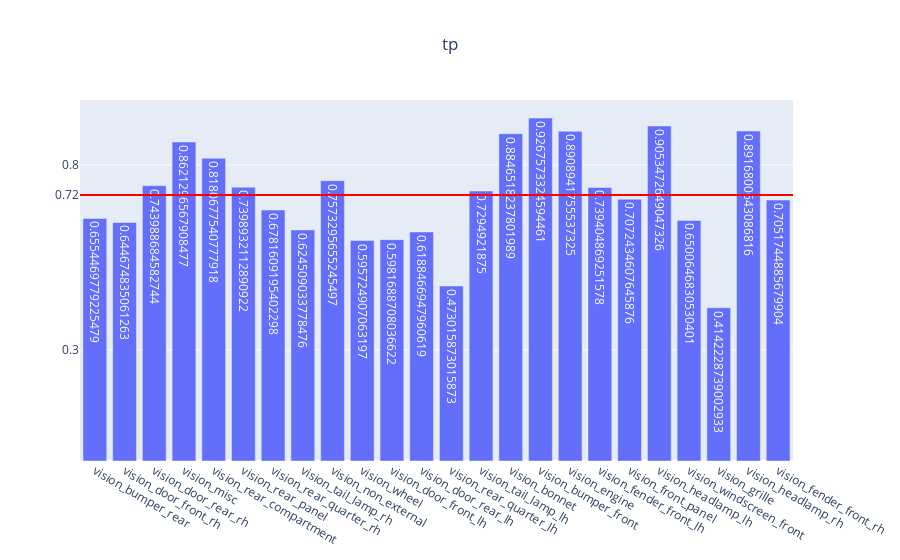

Source (notebook cell):
### Code cell
genVisMulitlabel(partEvalMetrics, "tp")

### Figure 1 — Plotly figure (JSON) as saved in the notebook; plotly's stock layout.template omitted (floating-point values rounded to 4 significant figures)
{"data": [{"text": [0.6554, 0.6447, 0.744, 0.8621, 0.8181, 0.7399, 0.6782, 0.6245, 0.7573, 0.5957, 0.5982, 0.6188, 0.473, 0.7295, 0.8847, 0.9268, 0.8909, 0.7394, 0.7072, 0.9053, 0.6501, 0.4142, 0.8917, 0.7052], "type": "bar", "x": ["vision_bumper_rear", "vision_door_front_rh", "vision_door_rear_rh", "vision_misc", "vision_rear_compartment", "vision_rear_panel", "vision_rear_quarter_rh", "vision_tail_lamp_rh", "vision_non_external", "vision_wheel", "vision_door_front_lh", "vision_door_rear_lh", "vision_rear_quarter_lh", "vision_tail_lamp_lh", "vision_bonnet", "vision_bumper_front", "vision_engine", "vision_fender_front_lh", "vision_front_panel", "vision_headlamp_lh", "vision_windscreen_front", "vision_grille", "vision_headlamp_rh", "vision_fender_front_rh"], "y": [0.6554, 0.6447, 0.744, 0.8621, 0.8181, 0.7399, 0.6782, 0.6245, 0.7573, 0.5957, 0.5982, 0.6188, 0.473, 0.7295, 0.8847, 0.9268, 0.8909, 0.7394, 0.7072, 0.9053, 0.6501, 0.4142, 0.8917, 0.7052]}], "layout": {"shapes": [{"line": {"color": "red", "width": 2}, "type": "line", "x0": 0, "x1": 1, "xref": "x domain", "y0": 0.719, "y1": 0.719, "yref": "y"}], "title": {"text": "tp", "x": 0.5}, "yaxis": {"tickmode": "array", "tickvals": ["0.72", 0.3, 0.8]}}}
